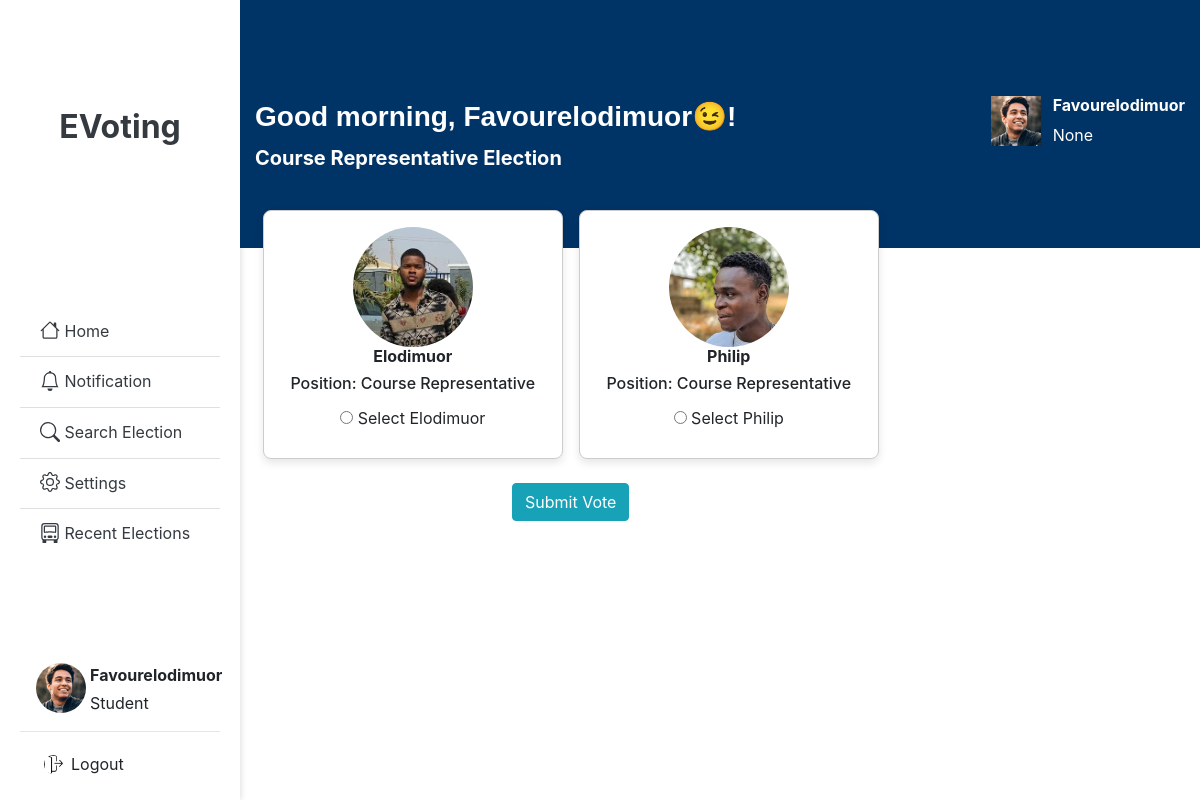
/election/4/ (signed in), run on the app's committed database.
### users/models.py (models this page shows)
class User(AbstractUser):
    username = models.CharField(_('username'), max_length=150, unique=True,
                                validators=[username_validator])
    phone_number = models.CharField(max_length=11, null=True, blank=True)
    department = models.CharField(max_length=50, null=True, blank=True)

### election/models.py (models this page shows, shortened)
class Election(models.Model):
    title = models.CharField(max_length=255, null=True, blank=True)
    description = models.TextField()
    start_time = models.DateTimeField(default=timezone.now)
    end_time = models.DateTimeField(default=timezone.now)
    is_active = models.BooleanField(default=False)
    def __str__(self):
        return self.title

class Candidate(models.Model):
    name = models.CharField(max_length=255, null=True, blank=True)
    image = models.ImageField(default='profile_picture/edit.png', upload_to='profile_picture')
    profile = models.TextField()
    election = models.ForeignKey(Election, on_delete=models.CASCADE)
    votes = models.IntegerField(default=0, null=True, blank=True)

### election/views.py (the view)
# urls.py: path('election/<int:election_id>/', election_view.show_election, name='show_election'),
@login_required
def show_election(request, election_id):
    election = Election.objects.get(id=election_id)
    candidates = Candidate.objects.filter(election=election)
    if request.method == 'POST':
        form = VoteForm(request.POST, election=election)
        if form.is_valid():
            candidate_id = form.cleaned_data['candidate_id']
            candidate = Candidate.objects.get(id=candidate_id)
            vote = Vote(student=request.user, candidate=candidate)
            vote.save()
            blockchain.add_vote(vote)
            return redirect('vote_confirmation', election_id=election_id)
    else:
        form = VoteForm(election=election)
    return render(request, 'election/elections.html', {'election': election, 'form': form, "candidates": candidates, "now": datetime.now().hour,})

### election/forms.py
class VoteForm(forms.Form):
    candidate = forms.ModelChoiceField(
        queryset=Candidate.objects.none(),
        widget=forms.RadioSelect,
        empty_label=None,
        label=''
    )
    def __init__(self, *args, election=None, **kwargs):
        super().__init__(*args, **kwargs)
        if election:
            self.fields['candidate'].queryset = Candidate.objects.filter(election=election)

### election/templates/election/elections.html (shortened to what this page needs)
{% extends 'election/base.html' %}
{% block content %}
{% load static %}
<div class="section">
    <div class="container py-5" style="height: 31vh;">
        <div class="row mt-5">
            <div class="col">
                <h3 style="font-family: vremenagrotesk,sans-serif;font-weight: 900;line-height: 1.5;"><b>
                    {% if 0 >= now %}
                    Good morning,
                    {% elif now < 11.1 %}
                    Good morning,
                    {% elif 12 >= now %}
                    Good afternoon,
                    {% elif now < 15.1 %}
                    Good afternoon,
                    {% elif 16 >= now %}
                    Good evening,
                    {% elif now < 19.1 %}
                    Good evening,
                    {% elif 20 >= now %}
                    Good night,
                    {% elif now < 23.1 %}
                    Good night,
                    {% endif %}
                    {% if request.user.first_name %}
                    {{ request.user.first_name }} 😉!
                    {% elif request.user.username %}
                    {{ request.user.username }}😉! {% endif %}</b>
                </h3>
                <h5><b>{{ election.title }} Election</b></h5>
            </div>
            <div class="col-auto">
                <div class="row">
                    <div class="col">
                        <div class="media">
                            <img src="{% static 'images/4-thumb.png' %}" width="50" height="50"
                                 class="mr-2  user-image" fill="#fff" alt="">
                            <div class="media-body ml-1">
                                <h6 class="fs-6 fw-semibold text-white">
                                    <b>{{request.user}}</b>
                                </h6>
                                <p>{{request.user.department}}</p>
                            </div>
                        </div>
                    </div>
                </div>
            </div>
        </div>
    </div>
</div>
<div class="container">
    <div class="search-category">
        <div class="row">
            <div class="col-lg-9">
                <form method="post" action="{% url 'vote' election.id %}">
                    <div class="card-container" align="center">
                        {% for candidate in form.fields.candidate.queryset %}
                        <div class="card" align="center">
                            <img width="120" height="120" src="{{ candidate.image.url }}" class="rounded-circle"
                                 alt="">
                            <h6><b>{{ candidate.name }}</b></h6>
                            <h6>Position: {{ candidate.election }}</h6>
                            <label>
                                <input type="radio" name="candidate"
                                       value="{{ candidate.id }}">
                                Select {{ candidate.name }}
                            </label>
                        </div>
                        {% endfor %}
                    </div>
                    <br>
                    <div align="center">
                        <button type="submit" class="btn btn-info">Submit Vote</button>
                    </div>
                </form>
                <br>
                <br>
            </div>
        </div>
    </div>
</div>
{% endblock %}

### election/templates/election/base.html (shortened to what this page needs)
<!doctype html>
{% load static %}
{% load crispy_forms_tags %}
{% load pwa %}
{% load humanize %}
<html lang="en">
<head>
    <link rel="stylesheet" href="https://cdn.ayroui.com/1.0/css/tiny-slider.css"/>
    <link rel="stylesheet" href="https://stackpath.bootstrapcdn.com/bootstrap/4.5.0/css/bootstrap.min.css"
>
    <link href="https://stackpath.bootstrapcdn.com/bootstrap/4.4.1/css/bootstrap.min.css" rel="stylesheet"
          type="text/css"/>
    <link rel="stylesheet" href="https://cdn.jsdelivr.net/npm/bootstrap@4.6.1/dist/css/bootstrap.min.css"
>
    <link rel="stylesheet" href="https://cdnjs.cloudflare.com/ajax/libs/animate.css/4.1.1/animate.min.css"/>
    <link rel="stylesheet" href="https://cdnjs.cloudflare.com/ajax/libs/animate.css/3.7.2/animate.min.css">
    <link rel="stylesheet" href="https://cdnjs.cloudflare.com/ajax/libs/font-awesome/4.7.0/css/font-awesome.min.css">
</head>
<body id="page-top">
<main id="main">
    <div class="sidebar">
        <div class="logo-container">
            <a href="/" class="text-dark text-decoration-none align-items-center">
                <div class="media" align="center">
                    <div class="media-body">
                        <br>
                        <br>
                        <br>
                        <h2 class="w3-bar-item mt-3"><b>EVoting</b></h2>
                    </div>
                </div>
            </a>
        </div>
        <ul class="list-group sidebar-list list-group-flush">
                <li class="list-group-item">
                    <a href="{% url 'dashboard' %}" class="text-decoration-none text-dark w3-bar-item w3-button">
                        Home</a>
                </li>
                <li class="list-group-item">
                    <a onclick="openNav()" data-href="#" class="text-decoration-none text-dark w3-bar-item w3-button">
                        Notification</a>
                </li>
                <li class="list-group-item">
                    <a href="#" class="text-decoration-none text-dark w3-bar-item w3-button">
                        <svg xmlns="http://www.w3.org/2000/svg" width="20" height="20" fill="currentColor"
                             class="bi bi-search mb-1" viewBox="0 0 16 16">
                            <path d="M11.742 10.344a6.5 6.5 0 1 0-1.397 1.398h-.001q.044.06.098.115l3.85 3.85a1 1 0 0 0 1.415-1.414l-3.85-3.85a1 1 0 0 0-.115-.1zM12 6.5a5.5 5.5 0 1 1-11 0 5.5 5.5 0 0 1 11 0"/>
                        </svg>
                        Search Election</a>
                </li>
                <li class="list-group-item">
                    <a href="#" class="text-decoration-none text-dark w3-bar-item w3-button">
                        Settings
                    </a>
                </li>
                <li class="list-group-item">
                    <a href="" class="text-decoration-none text-dark w3-bar-item w3-button">
                        Recent Elections
                    </a>
                </li>
            </ul>
        <div class="user-info">
            <div class="media">
                <img class="ml-3" src="{% static 'images/4-thumb.png' %}" alt="User Image">
                <div class="media-body ml-1">
                    <p class="mb-1"><b>{{request.user}}</b></p>
                    <span>Student</span>
                </div>
            </div>
            <hr>
            <a class="dropdown-item d-flex align-items-center" href="{% url 'logout' %}">
                <img src="{% static 'images/log-out.png' %}" style="width: 19px !important;
                        height: 19px !important;" class="rounded-circle user-image mr-2" alt="">
                Logout
            </a>
        </div>
    </div>
    <div style="margin-left:20%">
        {% block content %}
        {% endblock %}
    </div>
</main>
</body>
</html>

### election/templates/election/base.html (style rules this page uses)
.user-info img { width: 50px; height: 50px; border-radius: 50%; }
.sidebar { position: fixed; top: 0; left: 0; height: 100%; width: 20%; background-color: white; display: flex; flex-direction: column; justify-content: space-between; box-shadow: 2px 0 5px rgba(0,0,0,0.1); padding: 20px; }
.logo-container { text-align: center; margin-bottom: 15px; }
.sidebar-list { list-style-type: none; padding: 0; flex-grow: 1; display: flex; flex-direction: column; justify-content: center; text-color: black !important; color: black !important; }
.user-info { text-align: left; }
body { background-color: #FFF; !important; }

### election/templates/election/elections.html (style rules this page uses)
.section { background: #003366; border-color: #003366; color: #fff; position: relative; }
.search-category { position: absolute; top: 210px; width: 71%; }
.card-container { display: flex; flex-wrap: wrap; justify-content: center; align-items: center; gap: 16px; }
.card { width: 300px; border: 1px solid #ccc; border-radius: 8px; box-shadow: 0 4px 8px rgba(0, 0, 0, 0.1); padding: 16px; text-align: center; justify-content: center; align-items: center; background-color: #fff; }
.card input[type="radio"] { margin: 10px 0; }

### data on the page
User: user "Favourelodimuor", user.username "Favourelodimuor", user.department "None"
Election: title "Course Representative"
Candidate: image (picture), name "Elodimuor", election "Course Representative"
Candidate: image (picture), name "Philip", election "Course Representative"
